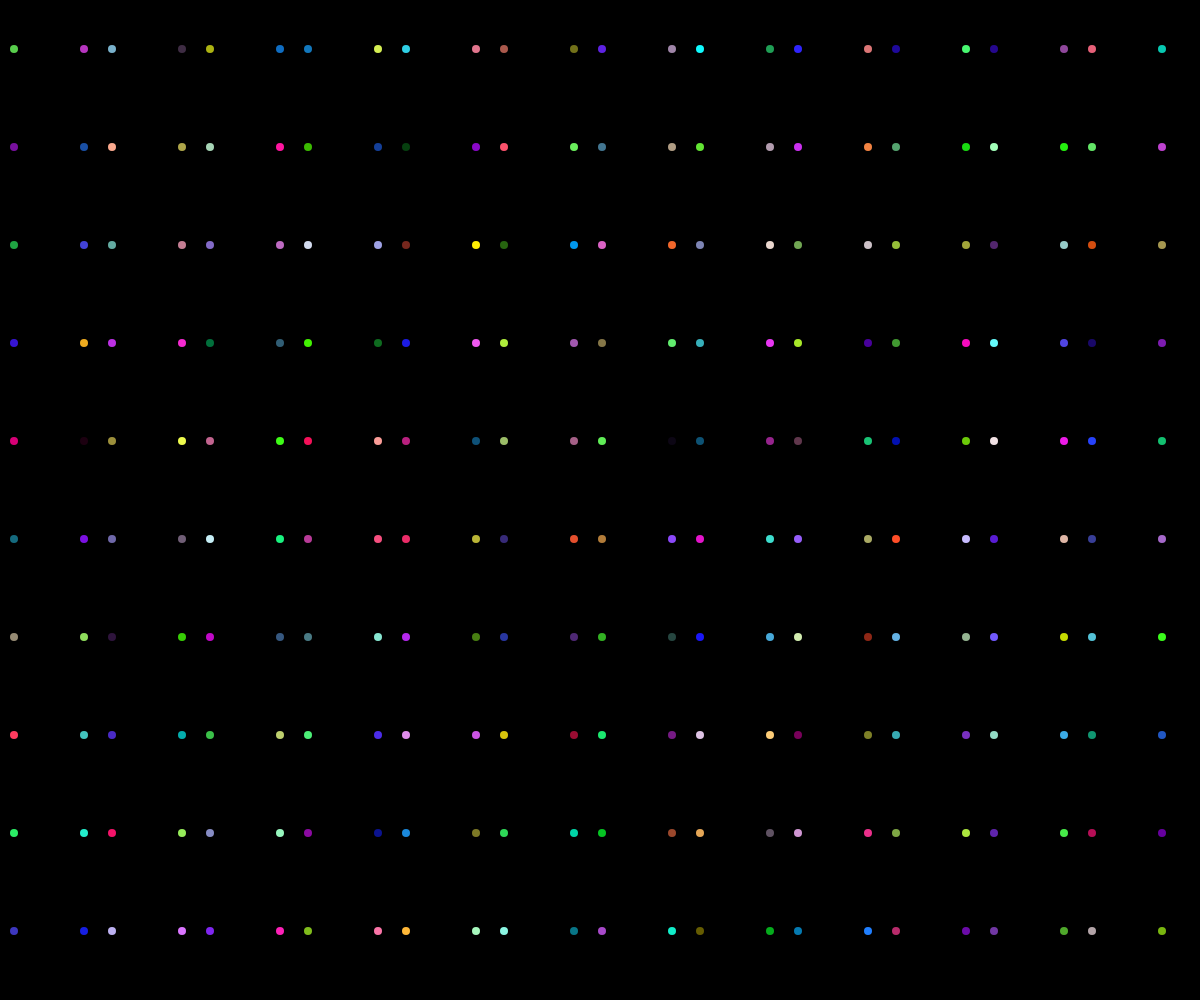
Frame 1 (no input)
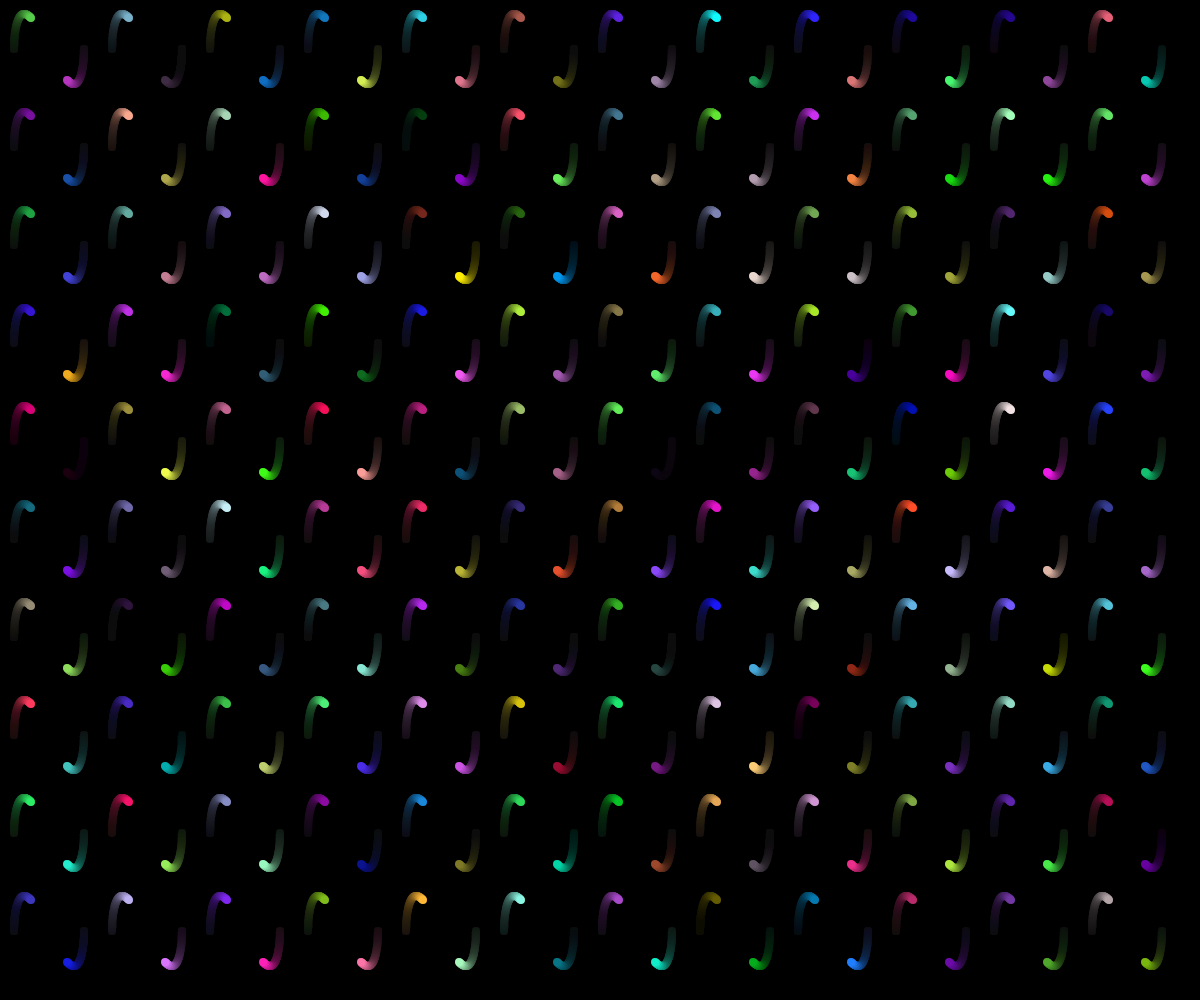
Frame 60 (no input)
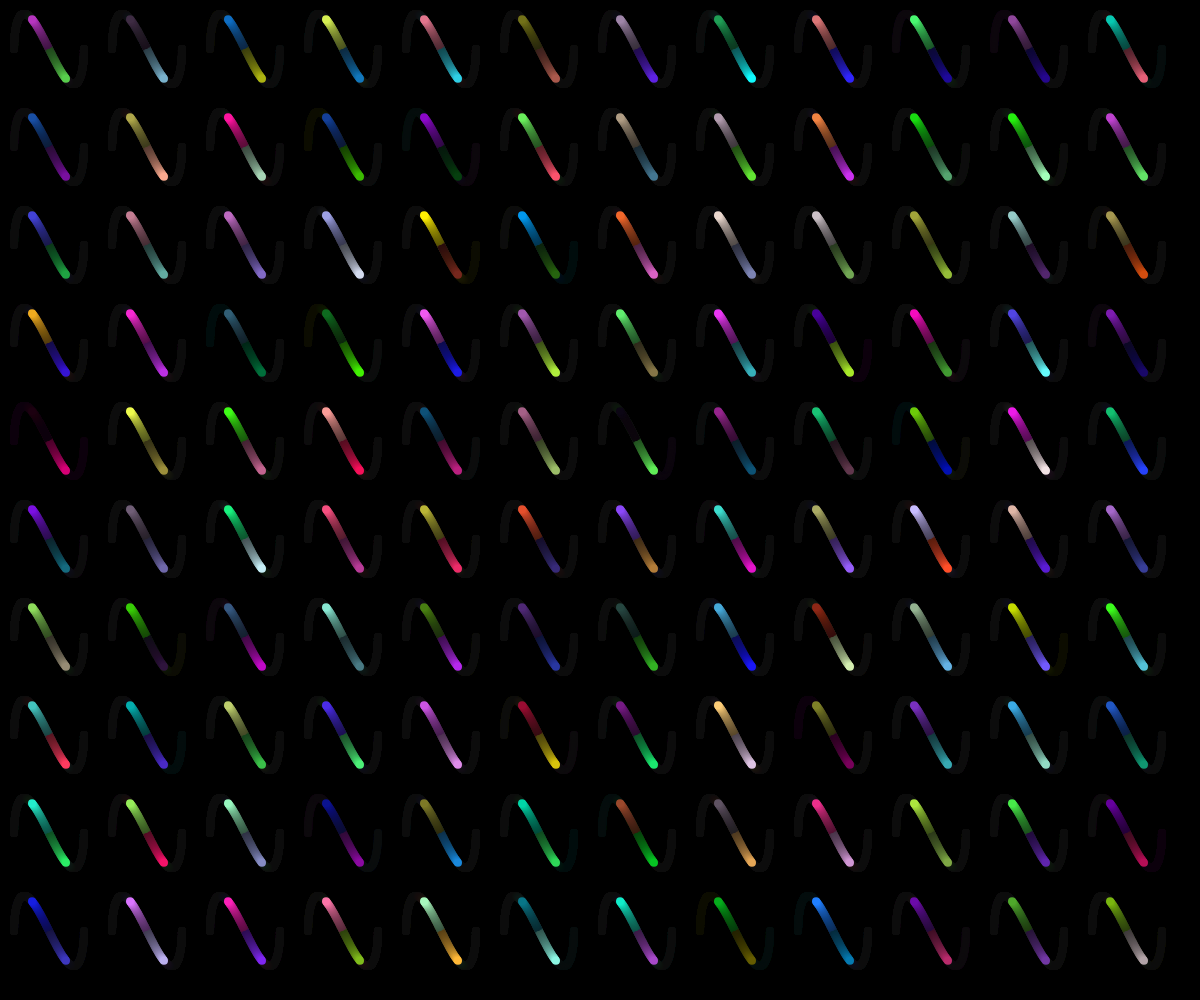
Frame 120 (the mouse pressed at the canvas centre since frame 60)

The p5.js sketch that drew these frames (run headless with seeded random() and noise() and a simulated clock; from frame 60 on, the mouse is pressed at the canvas centre):

// p5.js sketch
// ── sketch.js
let objects = [];
const radius = 35;

function setup() {
  createCanvas(windowWidth, windowHeight);
  angleMode(DEGREES);
  background(0);

  let spacingX = radius * 2.8;
  let spacingY = radius * 2.8;
  
  let gridCols = Math.floor(width / spacingX);
  let gridRows = Math.floor(height / spacingY);

  for (let row = 0; row < gridRows; row++) {
    for (let col = 0; col < gridCols; col++) {
      let obj = {
        x: col * spacingX + spacingX/2,
        y: row * spacingY + spacingY/2,
        angleX: 0,
        angleY: 0,
        angleX2: 180,
        angleY2: 180,
        color1: color(random(255), random(255), random(255)),
        color2: color(random(255), random(255), random(255))
      };
      
      objects.push(obj);
    }
  }
}

function draw() {
  fill(0, 10);
  noStroke();
  rect(0, 0, width, height);
  
  for (let obj of objects) {
    push();
    translate(obj.x, obj.y);
    
    // 1つ目の円
    let circleX = radius * cos(obj.angleX);
    let circleY = radius * sin(obj.angleY);
    fill(obj.color1);
    ellipse(circleX, circleY, 8, 8);
    
    // 2つ目の円
    let circleX2 = radius * cos(obj.angleX2);
    let circleY2 = radius * sin(obj.angleY2);
    fill(obj.color2);
    ellipse(circleX2, circleY2, 8, 8);
    
    obj.angleX += 1;
    obj.angleY += 2;
    obj.angleX2 += 1;
    obj.angleY2 += 2;
    
    pop();
  }
}
